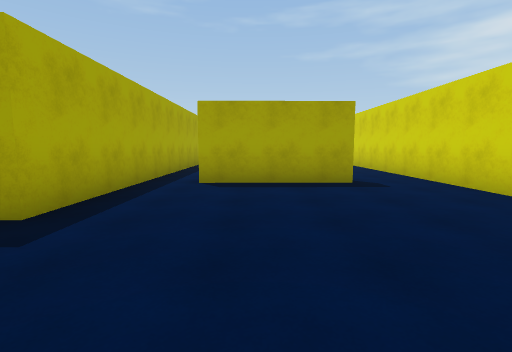
View 1 (above)

17 first-person views from a walk through a scene from a Unity 3-D project. The camera is 1.4 m above the floor, tilts 6° down and sees 85° across. The floor is counted in squares, 2 m on a side. Each view is taken from the middle of a square. On the plan, view 1 faces up. The plan holds only what a view shows up to about 9 squares ahead; the rest is blank. The place goes on beyond the plan. The player character is not drawn.

View 2
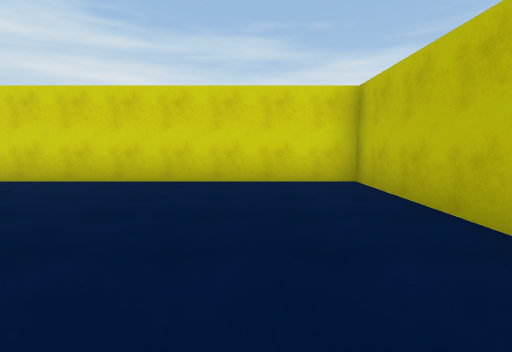

View 3
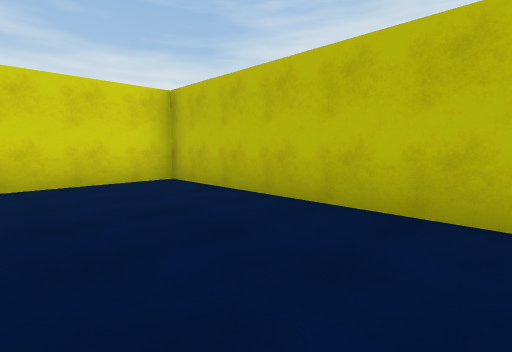

View 4
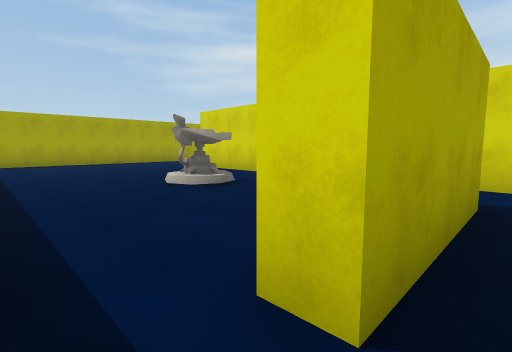

View 5
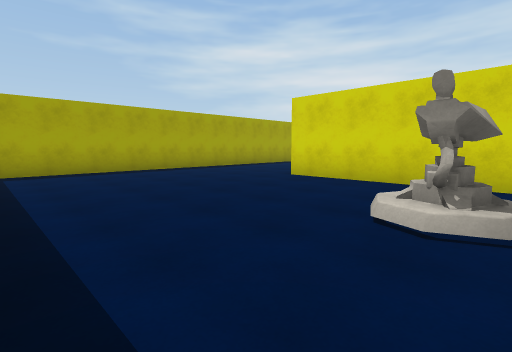

View 6
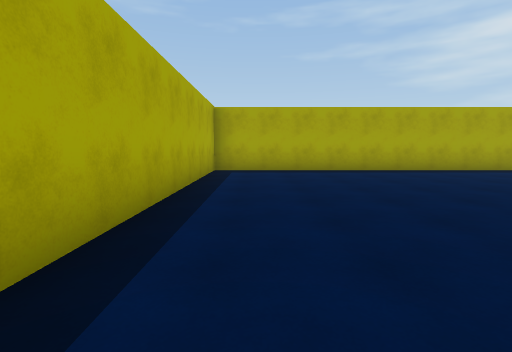

View 7
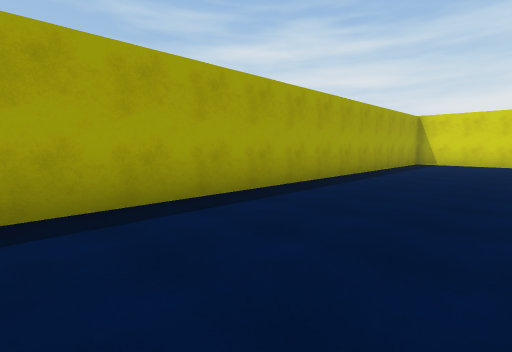

View 8
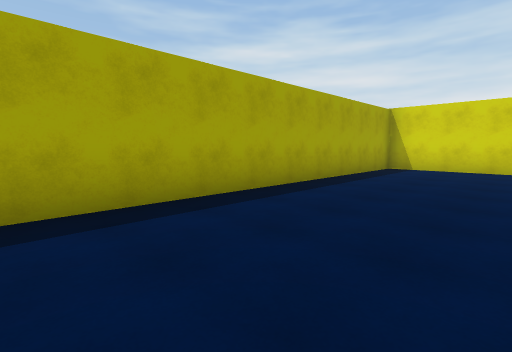

View 9
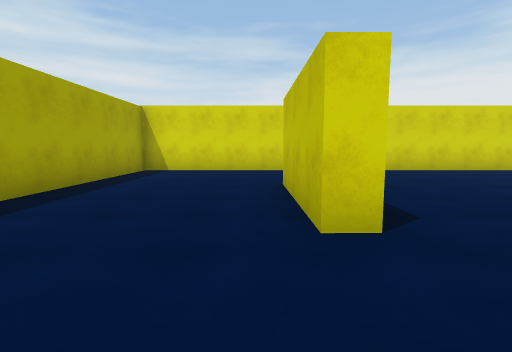

View 10
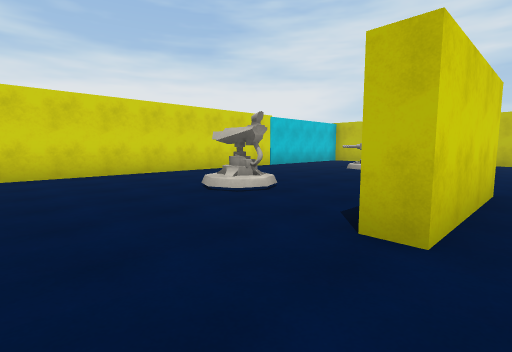

View 11
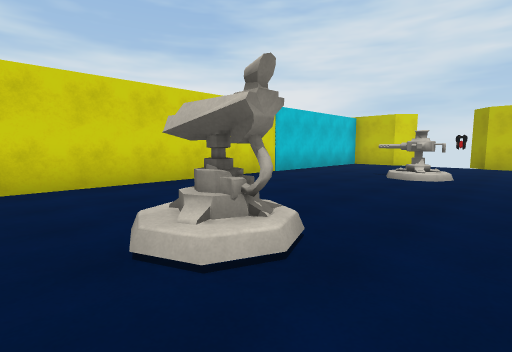

View 12
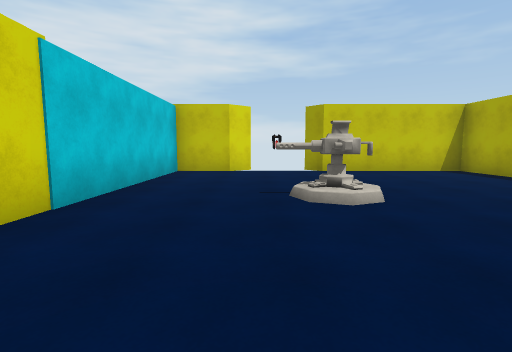

View 13
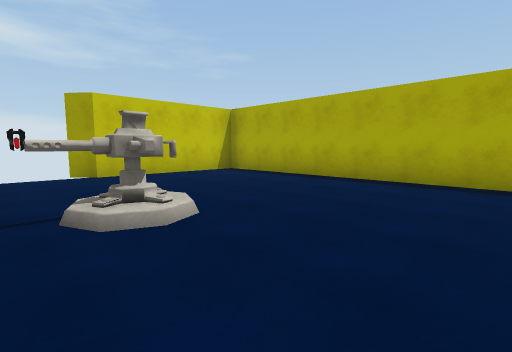

View 14
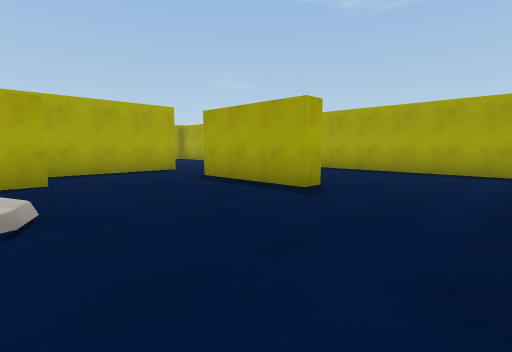

View 15
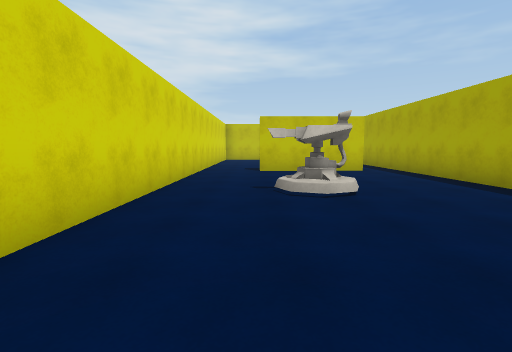

View 16
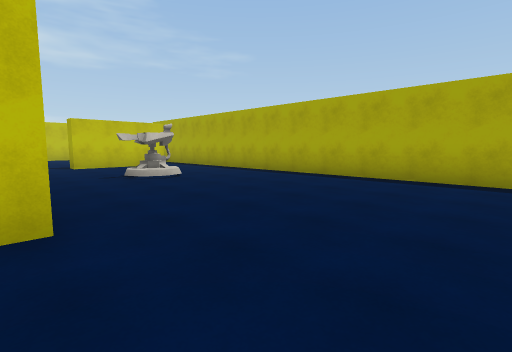

View 17
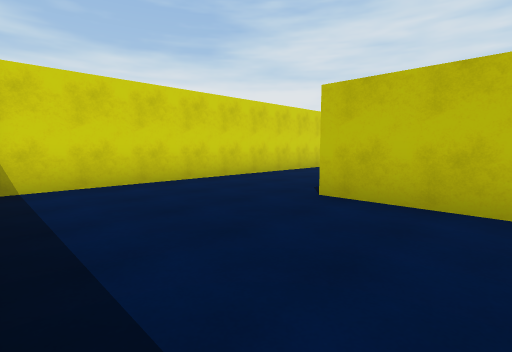

### Floor plan
Points are (right, up) in squares from view 1. A wall is a line through its corners. A room is listed if a view was taken in it or the views show most of it. See-through windows are left out.
Room 1 (views 1, 2, 3, 4)
walls: (1.9, 5.4) (-1.1, 5.4); (-2.2, 5.5) (-2.2, 2.5); (-2, -1) (3.6, -1) (3.6, 5.5)
ways out: opening at (-2, 6) to room 2; opening at (2.5, 6) to room 2
Room 2 (views 5, 6, 7, 8, 9, 10, 11, 12, 13, 14, 15, 16, 17)
walls: (6.2, 13) (6.2, 13.5) (9.2, 13.5) (9.2, 13) (6.2, 13); (5.4, 6.9) (5.5, 9.9) (6, 9.9) (6, 9.2); (4.1, 5.9) (4.1, -1) (8.1, -1) (8.6, -1.6); (3.6, 5.5) (3.6, 13.4) (4.1, 13.5) (4.1, 10.1); (-1.1, 5.4) (-1.1, 5.9) (1.9, 5.9) (1.9, 5.4); (10.1, -1.6) (10.7, -1) (12.3, -1) (12.3, 17.3) (-2.2, 17.3) (-2.2, 5.5)
ways out: opening at (-2, 6) to room 1; opening at (2.5, 6) to room 1
objects: turret (1, 9) to (1, 10); turret (8, 8) to (9, 9); turret (9, 3)

Positions as (right, up) in squares from view 1, and headings:
1: (0, 0), facing up
2: (-2, 1), facing right
3: (-2, 2), facing down-right
4: (-2, 5), facing up-right
5: (-2, 9), facing up-right
6: (-1, 9), facing up
7: (0, 14), facing up-right
8: (3, 14), facing up-right
9: (4, 14), facing right
10: (5, 12), facing down-right
11: (7, 10), facing down-right
12: (10, 7), facing down
13: (10, 6), facing down-left
14: (12, 9), facing up-left
15: (2, 14), facing down
16: (4, 16), facing down-left
17: (7, 17), facing down-right
